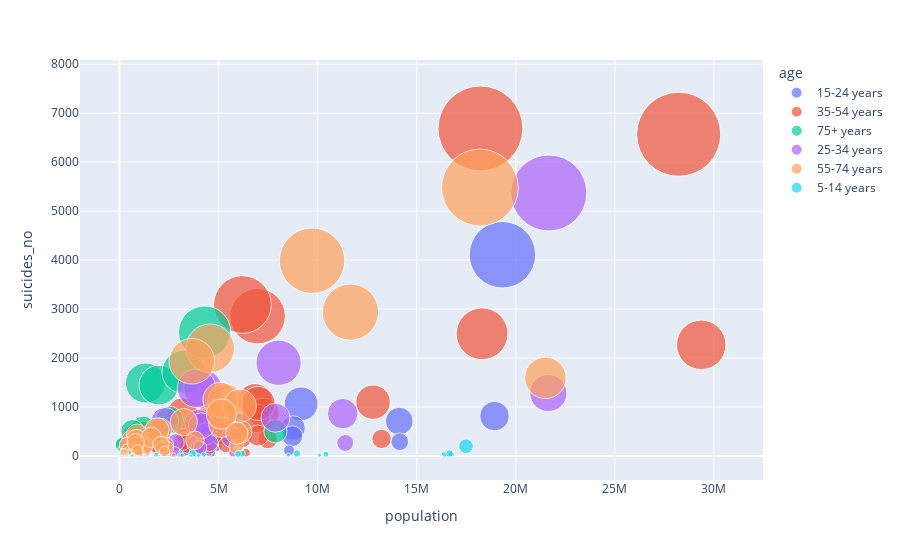

Notebook code for this chart:
### Code cell
# Bubble Chart using plotly.express
fig = px.scatter(
                 suicide.query("year==1987"), 
                 x="population", 
                 y="suicides_no",
                 size="suicides_no", 
                 color="age",
                 hover_name="country",
                 size_max=60
                )
fig.show()

### Figure 1 — Plotly figure (JSON) as saved in the notebook; plotly's stock layout.template omitted (floating-point values rounded to 4 significant figures)
{"data": [{"hovertemplate": "<b>%{hovertext}</b><br><br>age=15-24 years<br>population=%{x}<br>suicides_no=%{marker.size}<extra></extra>", "hovertext": ["Albania", "Albania", "Antigua and Barbuda", "Antigua and Barbuda", "Argentina", "Argentina", "Australia", "Australia", "Austria", "Austria", "Bahamas", "Bahamas", "Bahrain", "Bahrain", "Barbados", "Barbados", "Belgium", "Belgium", "Belize", "Belize", "Brazil", "Brazil", "Bulgaria", "Bulgaria", "Canada", "Canada", "Chile", "Chile", "Colombia", "Colombia", "Costa Rica", "Costa Rica", "Ecuador", "Ecuador", "Finland", "Finland", "France", "France", "Greece", "Greece", "Guatemala", "Guatemala", "Iceland", "Iceland", "Ireland", "Ireland", "Israel", "Israel", "Italy", "Italy", "Jamaica", "Jamaica", "Japan", "Japan", "Kuwait", "Kuwait", "Luxembourg", "Luxembourg", "Malta", "Malta", "Mauritius", "Mauritius", "Mexico", "Mexico", "Netherlands", "Netherlands", "New Zealand", "New Zealand", "Norway", "Norway", "Panama", "Panama", "Paraguay", "Paraguay", "Portugal", "Portugal", "Puerto Rico", "Puerto Rico", "Republic of Korea", "Republic of Korea", "Saint Lucia", "Saint Lucia", "Saint Vincent and Grenadines", "Saint Vincent and Grenadines", "Seychelles", "Seychelles", "Singapore", "Singapore", "Spain", "Spain", "Suriname", "Suriname", "Sweden", "Sweden", "Thailand", "Thailand", "Trinidad and Tobago", "Trinidad and Tobago", "Turkmenistan", "Turkmenistan", "Ukraine", "Ukraine", "United Kingdom", "United Kingdom", "United States", "United States", "Uruguay", "Uruguay"], "legendgroup": "15-24 years", "marker": {"color": "#636efa", "size": [21, 14, 0, 0, 179, 93, 354, 73, 185, 49, 0, 0, 1, 0, 0, 0, 121, 35, 1, 0, 713, 291, 81, 35, 532, 100, 116, 38, 301, 118, 22, 7, 79, 78, 135, 26, 641, 175, 34, 12, 45, 21, 4, 0, 29, 7, 26, 7, 245, 63, 5, 0, 1065, 569, 1, 1, 4, 3, 0, 0, 28, 24, 405, 113, 117, 44, 93, 20, 80, 12, 16, 8, 12, 11, 80, 24, 25, 5, 493, 221, 2, 0, 0, 0, 0, 0, 21, 16, 216, 68, 8, 8, 102, 32, 621, 531, 25, 8, 33, 24, 488, 128, 461, 105, 4109, 815, 18, 7], "sizemode": "area", "sizeref": 1.858, "symbol": "circle"}, "mode": "markers", "name": "15-24 years", "orientation": "v", "showlegend": true, "type": "scatter", "x": [312900, 289700, 7583, 7421, 2460600, 2398400, 1383900, 1329700, 632704, 611922, 25100, 26200, 38600, 49400, 26400, 26400, 756300, 725700, 18966, 18791, 14119488, 14145640, 619800, 595300, 2085000, 2019400, 1293700, 1265500, 3533143, 3468807, 306700, 295000, 999500, 1023900, 355900, 341900, 4370700, 4228600, 754200, 738200, 826321, 831270, 21700, 21000, 313100, 301200, 386400, 364500, 4807700, 4637300, 255648, 255517, 9167000, 8757000, 159300, 164300, 27400, 26500, 24000, 25500, 102000, 105000, 8726000, 8559000, 1268600, 1216200, 295500, 286500, 339300, 322900, 243100, 237800, 377753, 389735, 833470, 816075, 348900, 344700, 4536200, 4265300, 14600, 14800, 11800, 12015, 7400, 7400, 253600, 240100, 3362100, 3213800, 40204, 43517, 604100, 575200, 5884434, 5761312, 131200, 132200, 344800, 340700, 3543900, 3459900, 4665275, 4483586, 19327000, 18925000, 250800, 243700], "xaxis": "x", "y": [21, 14, 0, 0, 179, 93, 354, 73, 185, 49, 0, 0, 1, 0, 0, 0, 121, 35, 1, 0, 713, 291, 81, 35, 532, 100, 116, 38, 301, 118, 22, 7, 79, 78, 135, 26, 641, 175, 34, 12, 45, 21, 4, 0, 29, 7, 26, 7, 245, 63, 5, 0, 1065, 569, 1, 1, 4, 3, 0, 0, 28, 24, 405, 113, 117, 44, 93, 20, 80, 12, 16, 8, 12, 11, 80, 24, 25, 5, 493, 221, 2, 0, 0, 0, 0, 0, 21, 16, 216, 68, 8, 8, 102, 32, 621, 531, 25, 8, 33, 24, 488, 128, 461, 105, 4109, 815, 18, 7], "yaxis": "y"}, {"hovertemplate": "<b>%{hovertext}</b><br><br>age=35-54 years<br>population=%{x}<br>suicides_no=%{marker.size}<extra></extra>", "hovertext": ["Albania", "Albania", "Antigua and Barbuda", "Antigua and Barbuda", "Argentina", "Argentina", "Australia", "Australia", "Austria", "Austria", "Bahamas", "Bahamas", "Bahrain", "Bahrain", "Barbados", "Barbados", "Belgium", "Belgium", "Belize", "Belize", "Brazil", "Brazil", "Bulgaria", "Bulgaria", "Canada", "Canada", "Chile", "Chile", "Colombia", "Colombia", "Costa Rica", "Costa Rica", "Ecuador", "Ecuador", "Finland", "Finland", "France", "France", "Greece", "Greece", "Guatemala", "Guatemala", "Iceland", "Iceland", "Ireland", "Ireland", "Israel", "Israel", "Italy", "Italy", "Jamaica", "Jamaica", "Japan", "Japan", "Kuwait", "Kuwait", "Luxembourg", "Luxembourg", "Malta", "Malta", "Mauritius", "Mauritius", "Mexico", "Mexico", "Netherlands", "Netherlands", "New Zealand", "New Zealand", "Norway", "Norway", "Panama", "Panama", "Paraguay", "Paraguay", "Portugal", "Portugal", "Puerto Rico", "Puerto Rico", "Republic of Korea", "Republic of Korea", "Saint Lucia", "Saint Lucia", "Saint Vincent and Grenadines", "Saint Vincent and Grenadines", "Seychelles", "Seychelles", "Singapore", "Singapore", "Spain", "Spain", "Suriname", "Suriname", "Sweden", "Sweden", "Thailand", "Thailand", "Trinidad and Tobago", "Trinidad and Tobago", "Turkmenistan", "Turkmenistan", "Ukraine", "Ukraine", "United Kingdom", "United Kingdom", "United States", "United States", "Uruguay", "Uruguay"], "legendgroup": "35-54 years", "marker": {"color": "#EF553B", "size": [16, 6, 0, 0, 482, 209, 554, 145, 471, 155, 2, 0, 3, 0, 2, 1, 483, 215, 1, 0, 1100, 349, 283, 81, 874, 298, 160, 34, 147, 27, 34, 5, 73, 16, 422, 122, 2855, 1124, 81, 35, 49, 13, 6, 2, 54, 21, 45, 16, 873, 343, 1, 0, 6688, 2496, 4, 2, 19, 8, 0, 0, 36, 6, 378, 68, 329, 210, 92, 28, 149, 60, 16, 4, 15, 4, 190, 69, 72, 16, 781, 229, 2, 0, 0, 0, 2, 0, 43, 33, 479, 180, 12, 1, 394, 185, 458, 227, 23, 9, 54, 21, 3093, 770, 1072, 417, 6569, 2270, 59, 19], "sizemode": "area", "sizeref": 1.858, "symbol": "circle"}, "mode": "markers", "name": "35-54 years", "orientation": "v", "showlegend": true, "type": "scatter", "x": [308000, 278800, 6059, 5927, 3409100, 3418300, 2031000, 1950500, 949485, 947458, 22700, 24200, 47700, 27300, 24400, 20200, 1239800, 1222000, 10860, 10635, 12796733, 13229129, 1181700, 1197400, 3179200, 3176700, 1268600, 1338500, 2567656, 2755678, 234100, 231900, 773400, 775400, 687900, 667400, 6973100, 6839200, 1253400, 1282300, 588914, 625628, 27100, 26200, 380400, 366500, 427100, 441800, 7292700, 7483400, 187389, 179252, 18218000, 18301000, 257900, 134100, 51000, 48600, 46400, 43900, 98200, 100300, 6187000, 6389000, 1950400, 1860400, 384800, 381900, 511400, 489000, 198200, 189800, 313985, 301417, 1126680, 1230247, 348000, 398300, 4617500, 4388200, 8700, 10000, 7471, 7072, 4600, 4700, 318100, 311000, 4474500, 4549700, 33400, 33647, 1124000, 1085200, 5107474, 5381053, 108600, 111700, 242600, 247500, 6206800, 6881800, 6997144, 6986157, 28222000, 29359000, 341200, 352300], "xaxis": "x", "y": [16, 6, 0, 0, 482, 209, 554, 145, 471, 155, 2, 0, 3, 0, 2, 1, 483, 215, 1, 0, 1100, 349, 283, 81, 874, 298, 160, 34, 147, 27, 34, 5, 73, 16, 422, 122, 2855, 1124, 81, 35, 49, 13, 6, 2, 54, 21, 45, 16, 873, 343, 1, 0, 6688, 2496, 4, 2, 19, 8, 0, 0, 36, 6, 378, 68, 329, 210, 92, 28, 149, 60, 16, 4, 15, 4, 190, 69, 72, 16, 781, 229, 2, 0, 0, 0, 2, 0, 43, 33, 479, 180, 12, 1, 394, 185, 458, 227, 23, 9, 54, 21, 3093, 770, 1072, 417, 6569, 2270, 59, 19], "yaxis": "y"}, {"hovertemplate": "<b>%{hovertext}</b><br><br>age=75+ years<br>population=%{x}<br>suicides_no=%{marker.size}<extra></extra>", "hovertext": ["Albania", "Albania", "Antigua and Barbuda", "Antigua and Barbuda", "Argentina", "Argentina", "Australia", "Australia", "Austria", "Austria", "Bahamas", "Bahamas", "Bahrain", "Bahrain", "Barbados", "Barbados", "Belgium", "Belgium", "Belize", "Belize", "Brazil", "Brazil", "Bulgaria", "Bulgaria", "Canada", "Canada", "Chile", "Chile", "Colombia", "Colombia", "Costa Rica", "Costa Rica", "Ecuador", "Ecuador", "Finland", "Finland", "France", "France", "Greece", "Greece", "Guatemala", "Guatemala", "Iceland", "Iceland", "Ireland", "Ireland", "Israel", "Israel", "Italy", "Italy", "Jamaica", "Jamaica", "Japan", "Japan", "Kuwait", "Kuwait", "Luxembourg", "Luxembourg", "Malta", "Malta", "Mauritius", "Mauritius", "Mexico", "Mexico", "Netherlands", "Netherlands", "New Zealand", "New Zealand", "Norway", "Norway", "Panama", "Panama", "Paraguay", "Paraguay", "Portugal", "Portugal", "Puerto Rico", "Puerto Rico", "Republic of Korea", "Republic of Korea", "Saint Lucia", "Saint Lucia", "Saint Vincent and Grenadines", "Saint Vincent and Grenadines", "Seychelles", "Seychelles", "Singapore", "Singapore", "Spain", "Spain", "Suriname", "Suriname", "Sweden", "Sweden", "Thailand", "Thailand", "Trinidad and Tobago", "Trinidad and Tobago", "Turkmenistan", "Turkmenistan", "Ukraine", "Ukraine", "United Kingdom", "United Kingdom", "United States", "United States", "Uruguay", "Uruguay"], "legendgroup": "75+ years", "marker": {"color": "#00cc96", "size": [1, 1, 0, 0, 200, 57, 111, 38, 208, 126, 0, 0, 0, 0, 0, 0, 222, 113, 0, 0, 149, 28, 228, 101, 117, 47, 19, 0, 14, 2, 5, 0, 6, 1, 57, 7, 1491, 730, 54, 14, 5, 2, 2, 0, 5, 6, 32, 18, 563, 248, 0, 0, 1446, 1718, 0, 0, 3, 3, 1, 0, 2, 0, 54, 4, 111, 66, 28, 9, 35, 6, 3, 0, 3, 1, 121, 44, 23, 4, 44, 30, 0, 0, 0, 0, 0, 0, 17, 16, 335, 127, 2, 1, 124, 73, 36, 20, 4, 0, 5, 8, 506, 486, 248, 174, 2532, 504, 36, 7], "sizemode": "area", "sizeref": 1.858, "symbol": "circle"}, "mode": "markers", "name": "75+ years", "orientation": "v", "showlegend": true, "type": "scatter", "x": [21800, 35600, 1081, 538, 369800, 547000, 244800, 421200, 161591, 352121, 2900, 1600, 1500, 1600, 7000, 4000, 214800, 422000, 1535, 1261, 655621, 1018461, 172900, 238800, 408700, 679400, 93700, 151300, 183612, 257621, 14000, 19300, 52900, 65600, 80200, 182100, 1314800, 2524500, 243200, 326300, 38144, 44390, 4600, 6500, 58500, 89800, 73000, 83500, 1195000, 2115000, 41941, 32142, 1982000, 3230000, 3700, 3300, 7200, 14400, 5300, 8000, 9000, 4800, 456000, 599100, 265500, 499000, 51100, 86700, 105000, 178600, 15600, 16600, 21474, 29224, 174464, 308299, 50100, 59700, 163700, 389400, 1600, 1000, 1500, 948, 1200, 500, 18300, 27700, 736300, 1261300, 2919, 3776, 247100, 397900, 319010, 463349, 9300, 12300, 16500, 31400, 654800, 1816100, 1272201, 2508896, 4295000, 7872000, 47700, 74100], "xaxis": "x", "y": [1, 1, 0, 0, 200, 57, 111, 38, 208, 126, 0, 0, 0, 0, 0, 0, 222, 113, 0, 0, 149, 28, 228, 101, 117, 47, 19, 0, 14, 2, 5, 0, 6, 1, 57, 7, 1491, 730, 54, 14, 5, 2, 2, 0, 5, 6, 32, 18, 563, 248, 0, 0, 1446, 1718, 0, 0, 3, 3, 1, 0, 2, 0, 54, 4, 111, 66, 28, 9, 35, 6, 3, 0, 3, 1, 121, 44, 23, 4, 44, 30, 0, 0, 0, 0, 0, 0, 17, 16, 335, 127, 2, 1, 124, 73, 36, 20, 4, 0, 5, 8, 506, 486, 248, 174, 2532, 504, 36, 7], "yaxis": "y"}, {"hovertemplate": "<b>%{hovertext}</b><br><br>age=25-34 years<br>population=%{x}<br>suicides_no=%{marker.size}<extra></extra>", "hovertext": ["Albania", "Albania", "Antigua and Barbuda", "Antigua and Barbuda", "Argentina", "Argentina", "Australia", "Australia", "Austria", "Austria", "Bahamas", "Bahamas", "Bahrain", "Bahrain", "Barbados", "Barbados", "Belgium", "Belgium", "Belize", "Belize", "Brazil", "Brazil", "Bulgaria", "Bulgaria", "Canada", "Canada", "Chile", "Chile", "Colombia", "Colombia", "Costa Rica", "Costa Rica", "Ecuador", "Ecuador", "Finland", "Finland", "France", "France", "Greece", "Greece", "Guatemala", "Guatemala", "Iceland", "Iceland", "Ireland", "Ireland", "Israel", "Israel", "Italy", "Italy", "Jamaica", "Jamaica", "Japan", "Japan", "Kuwait", "Kuwait", "Luxembourg", "Luxembourg", "Malta", "Malta", "Mauritius", "Mauritius", "Mexico", "Mexico", "Netherlands", "Netherlands", "New Zealand", "New Zealand", "Norway", "Norway", "Panama", "Panama", "Paraguay", "Paraguay", "Portugal", "Portugal", "Puerto Rico", "Puerto Rico", "Republic of Korea", "Republic of Korea", "Saint Lucia", "Saint Lucia", "Saint Vincent and Grenadines", "Saint Vincent and Grenadines", "Seychelles", "Seychelles", "Singapore", "Singapore", "Spain", "Spain", "Suriname", "Suriname", "Sweden", "Sweden", "Thailand", "Thailand", "Trinidad and Tobago", "Trinidad and Tobago", "Turkmenistan", "Turkmenistan", "Ukraine", "Ukraine", "United Kingdom", "United Kingdom", "United States", "United States", "Uruguay", "Uruguay"], "legendgroup": "25-34 years", "marker": {"color": "#ab63fa", "size": [9, 4, 0, 0, 192, 89, 374, 70, 247, 62, 1, 0, 3, 1, 1, 0, 273, 100, 2, 0, 865, 266, 110, 28, 709, 178, 147, 29, 192, 29, 29, 8, 74, 26, 222, 44, 1369, 414, 46, 9, 63, 16, 4, 2, 39, 8, 33, 13, 425, 99, 1, 1, 1904, 782, 6, 1, 10, 3, 0, 0, 21, 10, 382, 64, 189, 111, 79, 24, 94, 29, 18, 5, 6, 2, 90, 33, 46, 4, 675, 254, 3, 1, 0, 0, 1, 0, 48, 36, 277, 90, 13, 1, 174, 57, 454, 265, 30, 7, 50, 12, 1383, 176, 618, 168, 5370, 1285, 15, 7], "sizemode": "area", "sizeref": 1.858, "symbol": "circle"}, "mode": "markers", "name": "25-34 years", "orientation": "v", "showlegend": true, "type": "scatter", "x": [274300, 257200, 6101, 5893, 2276200, 2226200, 1345900, 1327700, 581153, 573764, 20900, 21100, 63900, 27500, 22200, 22200, 789200, 759300, 11815, 11413, 11266240, 11393405, 634200, 625200, 2290800, 2317300, 1050700, 1044400, 2615813, 2651735, 235100, 229800, 718200, 708700, 397800, 379700, 4211300, 4214400, 684500, 692400, 531366, 567102, 21100, 19900, 251100, 250700, 323100, 323100, 4142000, 4091900, 170248, 177282, 8031000, 7874000, 249500, 150100, 31100, 31200, 27700, 28500, 91300, 92900, 5659000, 5728000, 1233700, 1186400, 262900, 269900, 321100, 305900, 175200, 166900, 286352, 275955, 719493, 731428, 244900, 275800, 3973800, 3813900, 8900, 10200, 7722, 7324, 5800, 4800, 293500, 277400, 2833500, 2801900, 30977, 29656, 580200, 554200, 4380094, 4549086, 102500, 102500, 265600, 274700, 3890300, 3953000, 4130709, 4073306, 21670000, 21645000, 207100, 206100], "xaxis": "x", "y": [9, 4, 0, 0, 192, 89, 374, 70, 247, 62, 1, 0, 3, 1, 1, 0, 273, 100, 2, 0, 865, 266, 110, 28, 709, 178, 147, 29, 192, 29, 29, 8, 74, 26, 222, 44, 1369, 414, 46, 9, 63, 16, 4, 2, 39, 8, 33, 13, 425, 99, 1, 1, 1904, 782, 6, 1, 10, 3, 0, 0, 21, 10, 382, 64, 189, 111, 79, 24, 94, 29, 18, 5, 6, 2, 90, 33, 46, 4, 675, 254, 3, 1, 0, 0, 1, 0, 48, 36, 277, 90, 13, 1, 174, 57, 454, 265, 30, 7, 50, 12, 1383, 176, 618, 168, 5370, 1285, 15, 7], "yaxis": "y"}, {"hovertemplate": "<b>%{hovertext}</b><br><br>age=55-74 years<br>population=%{x}<br>suicides_no=%{marker.size}<extra></extra>", "hovertext": ["Albania", "Albania", "Antigua and Barbuda", "Antigua and Barbuda", "Argentina", "Argentina", "Australia", "Australia", "Austria", "Austria", "Bahamas", "Bahamas", "Bahrain", "Bahrain", "Barbados", "Barbados", "Belgium", "Belgium", "Belize", "Belize", "Brazil", "Brazil", "Bulgaria", "Bulgaria", "Canada", "Canada", "Chile", "Chile", "Colombia", "Colombia", "Costa Rica", "Costa Rica", "Ecuador", "Ecuador", "Finland", "Finland", "France", "France", "Greece", "Greece", "Guatemala", "Guatemala", "Iceland", "Iceland", "Ireland", "Ireland", "Israel", "Israel", "Italy", "Italy", "Jamaica", "Jamaica", "Japan", "Japan", "Kuwait", "Kuwait", "Luxembourg", "Luxembourg", "Malta", "Malta", "Mauritius", "Mauritius", "Mexico", "Mexico", "Netherlands", "Netherlands", "New Zealand", "New Zealand", "Norway", "Norway", "Panama", "Panama", "Paraguay", "Paraguay", "Portugal", "Portugal", "Puerto Rico", "Puerto Rico", "Republic of Korea", "Republic of Korea", "Saint Lucia", "Saint Lucia", "Saint Vincent and Grenadines", "Saint Vincent and Grenadines", "Seychelles", "Seychelles", "Singapore", "Singapore", "Spain", "Spain", "Suriname", "Suriname", "Sweden", "Sweden", "Thailand", "Thailand", "Trinidad and Tobago", "Trinidad and Tobago", "Turkmenistan", "Turkmenistan", "Ukraine", "Ukraine", "United Kingdom", "United Kingdom", "United States", "United States", "Uruguay", "Uruguay"], "legendgroup": "55-74 years", "marker": {"color": "#FFA15A", "size": [1, 0, 0, 0, 532, 224, 328, 110, 332, 230, 0, 0, 1, 0, 1, 0, 433, 232, 0, 0, 647, 197, 346, 177, 535, 171, 120, 23, 86, 10, 7, 0, 20, 5, 225, 99, 2198, 1122, 78, 43, 16, 3, 10, 5, 58, 17, 57, 24, 1146, 496, 4, 0, 3988, 2938, 1, 0, 12, 9, 0, 0, 6, 3, 161, 20, 246, 189, 64, 18, 125, 54, 9, 3, 4, 1, 225, 79, 67, 9, 380, 152, 3, 0, 0, 0, 0, 0, 42, 29, 693, 320, 5, 0, 281, 117, 239, 96, 9, 2, 28, 28, 1934, 1024, 857, 464, 5482, 1596, 63, 25], "sizemode": "area", "sizeref": 1.858, "symbol": "circle"}, "mode": "markers", "name": "55-74 years", "orientation": "v", "showlegend": true, "type": "scatter", "x": [137500, 144600, 3738, 2798, 2034500, 2347300, 1227000, 1318600, 591322, 826662, 12100, 10200, 11800, 8900, 13000, 19300, 893500, 1040900, 5789, 5866, 5163568, 5891414, 849500, 946200, 1896900, 2148300, 563900, 674400, 1044703, 1210423, 97700, 104200, 318600, 338600, 380700, 506400, 4576100, 5333200, 917400, 1027900, 286727, 293688, 18100, 17000, 247700, 272000, 248000, 293000, 5097300, 6102400, 106214, 116815, 9718000, 11656000, 24300, 38400, 39000, 31500, 28600, 24000, 45800, 49500, 2409000, 2727000, 1134600, 1318400, 238500, 260500, 379500, 426400, 90700, 86600, 134656, 145386, 827812, 1003976, 200800, 228600, 1607800, 2113500, 4900, 6300, 4835, 4058, 3600, 2700, 128900, 132300, 3244700, 3808600, 15788, 16552, 819700, 908000, 2100709, 2269321, 52700, 57900, 106800, 148000, 3652600, 6070300, 5141737, 5919684, 18190000, 21497000, 239600, 274100], "xaxis": "x", "y": [1, 0, 0, 0, 532, 224, 328, 110, 332, 230, 0, 0, 1, 0, 1, 0, 433, 232, 0, 0, 647, 197, 346, 177, 535, 171, 120, 23, 86, 10, 7, 0, 20, 5, 225, 99, 2198, 1122, 78, 43, 16, 3, 10, 5, 58, 17, 57, 24, 1146, 496, 4, 0, 3988, 2938, 1, 0, 12, 9, 0, 0, 6, 3, 161, 20, 246, 189, 64, 18, 125, 54, 9, 3, 4, 1, 225, 79, 67, 9, 380, 152, 3, 0, 0, 0, 0, 0, 42, 29, 693, 320, 5, 0, 281, 117, 239, 96, 9, 2, 28, 28, 1934, 1024, 857, 464, 5482, 1596, 63, 25], "yaxis": "y"}, {"hovertemplate": "<b>%{hovertext}</b><br><br>age=5-14 years<br>population=%{x}<br>suicides_no=%{marker.size}<extra></extra>", "hovertext": ["Albania", "Albania", "Antigua and Barbuda", "Antigua and Barbuda", "Argentina", "Argentina", "Australia", "Australia", "Austria", "Austria", "Bahamas", "Bahamas", "Bahrain", "Bahrain", "Barbados", "Barbados", "Belgium", "Belgium", "Belize", "Belize", "Brazil", "Brazil", "Bulgaria", "Bulgaria", "Canada", "Canada", "Chile", "Chile", "Colombia", "Colombia", "Costa Rica", "Costa Rica", "Ecuador", "Ecuador", "Finland", "Finland", "France", "France", "Greece", "Greece", "Guatemala", "Guatemala", "Iceland", "Iceland", "Ireland", "Ireland", "Israel", "Israel", "Italy", "Italy", "Jamaica", "Jamaica", "Japan", "Japan", "Kuwait", "Kuwait", "Luxembourg", "Luxembourg", "Malta", "Malta", "Mauritius", "Mauritius", "Mexico", "Mexico", "Netherlands", "Netherlands", "New Zealand", "New Zealand", "Norway", "Norway", "Panama", "Panama", "Paraguay", "Paraguay", "Portugal", "Portugal", "Puerto Rico", "Puerto Rico", "Republic of Korea", "Republic of Korea", "Saint Lucia", "Saint Lucia", "Saint Vincent and Grenadines", "Saint Vincent and Grenadines", "Seychelles", "Seychelles", "Singapore", "Singapore", "Spain", "Spain", "Suriname", "Suriname", "Sweden", "Sweden", "Thailand", "Thailand", "Trinidad and Tobago", "Trinidad and Tobago", "Turkmenistan", "Turkmenistan", "Ukraine", "Ukraine", "United Kingdom", "United Kingdom", "United States", "United States", "Uruguay", "Uruguay"], "legendgroup": "5-14 years", "marker": {"color": "#19d3f3", "size": [0, 0, 0, 0, 15, 14, 6, 1, 2, 2, 0, 0, 0, 0, 1, 0, 11, 0, 0, 0, 35, 32, 15, 7, 25, 5, 6, 1, 16, 9, 2, 0, 8, 4, 4, 0, 33, 9, 3, 1, 6, 2, 1, 0, 1, 0, 0, 0, 11, 4, 1, 0, 52, 17, 0, 0, 0, 0, 0, 0, 4, 0, 36, 16, 3, 1, 7, 1, 3, 2, 2, 1, 3, 0, 3, 2, 1, 0, 27, 15, 0, 0, 0, 0, 0, 0, 0, 0, 17, 2, 1, 0, 2, 0, 47, 41, 1, 1, 5, 4, 53, 9, 7, 3, 199, 52, 1, 1], "sizemode": "area", "sizeref": 1.858, "symbol": "circle"}, "mode": "markers", "name": "5-14 years", "orientation": "v", "showlegend": true, "type": "scatter", "x": [311000, 338200, 6623, 6499, 3101300, 3010700, 1264900, 1201300, 440140, 461684, 26400, 27500, 42500, 43200, 24300, 24300, 628100, 599700, 23345, 23793, 16751806, 16390962, 674100, 640300, 1843600, 1752800, 1255100, 1209200, 3924075, 3796166, 310000, 322900, 1309500, 1272500, 324400, 309700, 3752400, 3562500, 753600, 714000, 1256693, 1218497, 21800, 20600, 340100, 358600, 445200, 469400, 3826100, 3633300, 270343, 277969, 8959000, 8523000, 207600, 213800, 20200, 21300, 26900, 28600, 103900, 108600, 10423000, 10086000, 942700, 901100, 269800, 259000, 281600, 268800, 285900, 274400, 485452, 500586, 819857, 787188, 351000, 338600, 4259100, 3986500, 15000, 15300, 13490, 13801, 7700, 7900, 195600, 211300, 3161900, 2977400, 39799, 41778, 518700, 494700, 6175269, 5985299, 125100, 132300, 423500, 417000, 3683900, 3560800, 3625848, 3435125, 17486000, 16660000, 267000, 275200], "xaxis": "x", "y": [0, 0, 0, 0, 15, 14, 6, 1, 2, 2, 0, 0, 0, 0, 1, 0, 11, 0, 0, 0, 35, 32, 15, 7, 25, 5, 6, 1, 16, 9, 2, 0, 8, 4, 4, 0, 33, 9, 3, 1, 6, 2, 1, 0, 1, 0, 0, 0, 11, 4, 1, 0, 52, 17, 0, 0, 0, 0, 0, 0, 4, 0, 36, 16, 3, 1, 7, 1, 3, 2, 2, 1, 3, 0, 3, 2, 1, 0, 27, 15, 0, 0, 0, 0, 0, 0, 0, 0, 17, 2, 1, 0, 2, 0, 47, 41, 1, 1, 5, 4, 53, 9, 7, 3, 199, 52, 1, 1], "yaxis": "y"}], "layout": {"legend": {"itemsizing": "constant", "title": {"text": "age"}, "tracegroupgap": 0}, "margin": {"t": 60}, "xaxis": {"anchor": "y", "domain": [0, 1], "title": {"text": "population"}}, "yaxis": {"anchor": "x", "domain": [0, 1], "title": {"text": "suicides_no"}}}}
